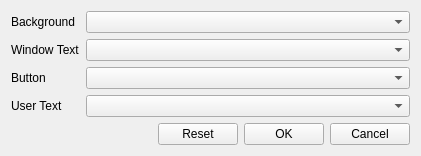
<?xml version="1.0" encoding="UTF-8"?>
<ui version="4.0">
 <class>GTAUITheme</class>
 <widget class="QWidget" name="GTAUITheme">
  <property name="windowModality">
   <enum>Qt::ApplicationModal</enum>
  </property>
  <property name="geometry">
   <rect>
    <x>0</x>
    <y>0</y>
    <width>421</width>
    <height>150</height>
   </rect>
  </property>
  <property name="sizePolicy">
   <sizepolicy hsizetype="Fixed" vsizetype="Fixed">
    <horstretch>0</horstretch>
    <verstretch>0</verstretch>
   </sizepolicy>
  </property>
  <property name="windowTitle">
   <string>Theme</string>
  </property>
  <property name="autoFillBackground">
   <bool>false</bool>
  </property>
  <layout class="QGridLayout" name="gridLayout_4">
   <item row="0" column="0">
    <layout class="QGridLayout" name="gridLayout">
     <item row="0" column="0">
      <widget class="QLabel" name="label">
       <property name="sizePolicy">
        <sizepolicy hsizetype="Maximum" vsizetype="Preferred">
         <horstretch>0</horstretch>
         <verstretch>0</verstretch>
        </sizepolicy>
       </property>
       <property name="text">
        <string>Background</string>
       </property>
      </widget>
     </item>
     <item row="0" column="1">
      <widget class="QComboBox" name="BGColorCB"/>
     </item>
     <item row="1" column="0">
      <widget class="QLabel" name="label_2">
       <property name="sizePolicy">
        <sizepolicy hsizetype="Maximum" vsizetype="Preferred">
         <horstretch>0</horstretch>
         <verstretch>0</verstretch>
        </sizepolicy>
       </property>
       <property name="text">
        <string>Window Text</string>
       </property>
      </widget>
     </item>
     <item row="1" column="1">
      <widget class="QComboBox" name="WindowTxtColorCB"/>
     </item>
     <item row="2" column="0">
      <widget class="QLabel" name="label_3">
       <property name="sizePolicy">
        <sizepolicy hsizetype="Maximum" vsizetype="Preferred">
         <horstretch>0</horstretch>
         <verstretch>0</verstretch>
        </sizepolicy>
       </property>
       <property name="text">
        <string>Button </string>
       </property>
      </widget>
     </item>
     <item row="2" column="1">
      <widget class="QComboBox" name="ButtonTextColorCB"/>
     </item>
     <item row="3" column="0">
      <widget class="QLabel" name="label_4">
       <property name="sizePolicy">
        <sizepolicy hsizetype="Maximum" vsizetype="Preferred">
         <horstretch>0</horstretch>
         <verstretch>0</verstretch>
        </sizepolicy>
       </property>
       <property name="text">
        <string>User Text</string>
       </property>
      </widget>
     </item>
     <item row="3" column="1">
      <widget class="QComboBox" name="UserTextColorCB"/>
     </item>
    </layout>
   </item>
   <item row="1" column="0">
    <layout class="QHBoxLayout" name="horizontalLayout">
     <item>
      <spacer name="horizontalSpacer">
       <property name="orientation">
        <enum>Qt::Horizontal</enum>
       </property>
       <property name="sizeHint" stdset="0">
        <size>
         <width>158</width>
         <height>20</height>
        </size>
       </property>
      </spacer>
     </item>
     <item>
      <widget class="QPushButton" name="ResetPB">
       <property name="text">
        <string>Reset</string>
       </property>
       <property name="icon">
        <iconset>
         <normaloff>:/images/forms/img/RESET.png</normaloff>:/images/forms/img/RESET.png</iconset>
       </property>
      </widget>
     </item>
     <item>
      <widget class="QPushButton" name="OKPB">
       <property name="text">
        <string>OK</string>
       </property>
       <property name="icon">
        <iconset>
         <normaloff>:/images/forms/img/OK.png</normaloff>:/images/forms/img/OK.png</iconset>
       </property>
      </widget>
     </item>
     <item>
      <widget class="QPushButton" name="CancelPB">
       <property name="text">
        <string>Cancel</string>
       </property>
       <property name="icon">
        <iconset>
         <normaloff>:/images/forms/img/CANCEL.jpg</normaloff>:/images/forms/img/CANCEL.jpg</iconset>
       </property>
      </widget>
     </item>
    </layout>
   </item>
  </layout>
 </widget>
 <resources/>
 <connections/>
</ui>
